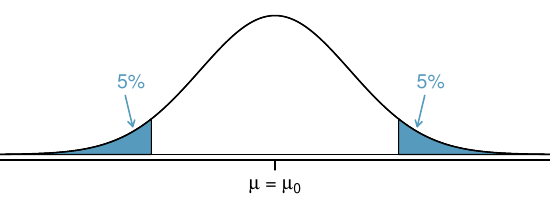

The R source for this figure:
library(openintro)
data(COL)

pdf('type1ErrorDoublingExampleFigure.pdf', 5.5, 2)

#===> plot <===#
par(las=1, mar=c(2,0,0.5,0), mgp=c(3,0.9,0))
X <- seq(-4,4,0.01)
Y <- dnorm(X)
plot(X, Y, type='l', axes=F, xlim=c(-3.4,3.4))
axis(1, at=c(-5, 0, 5), label=expression(0, mu*' = '*mu[0], 0), cex.axis=1.2)
these <- which(X >= 1.65)
polygon(c(X[these[1]], X[these],X[rev(these)[1]]), c(0,Y[these],0), col=COL[1])
these <- which(X <= -1.65)
polygon(c(X[these[1]], X[these],X[rev(these)[1]]), c(0,Y[these],0), col=COL[1])

arrows(-2,0.17, -1.9, 0.08, length=0.07, col=COL[1], lwd=1.5)
text(-1.92, 0.21, '5%', cex=1.2, col=COL[1])
arrows(2,0.17, 1.9, 0.08, length=0.07, col=COL[1], lwd=1.5)
text(2.08, 0.21, '5%', cex=1.2, col=COL[1])

lines(X, Y, lwd=1.5)
abline(h=0)


dev.off()
